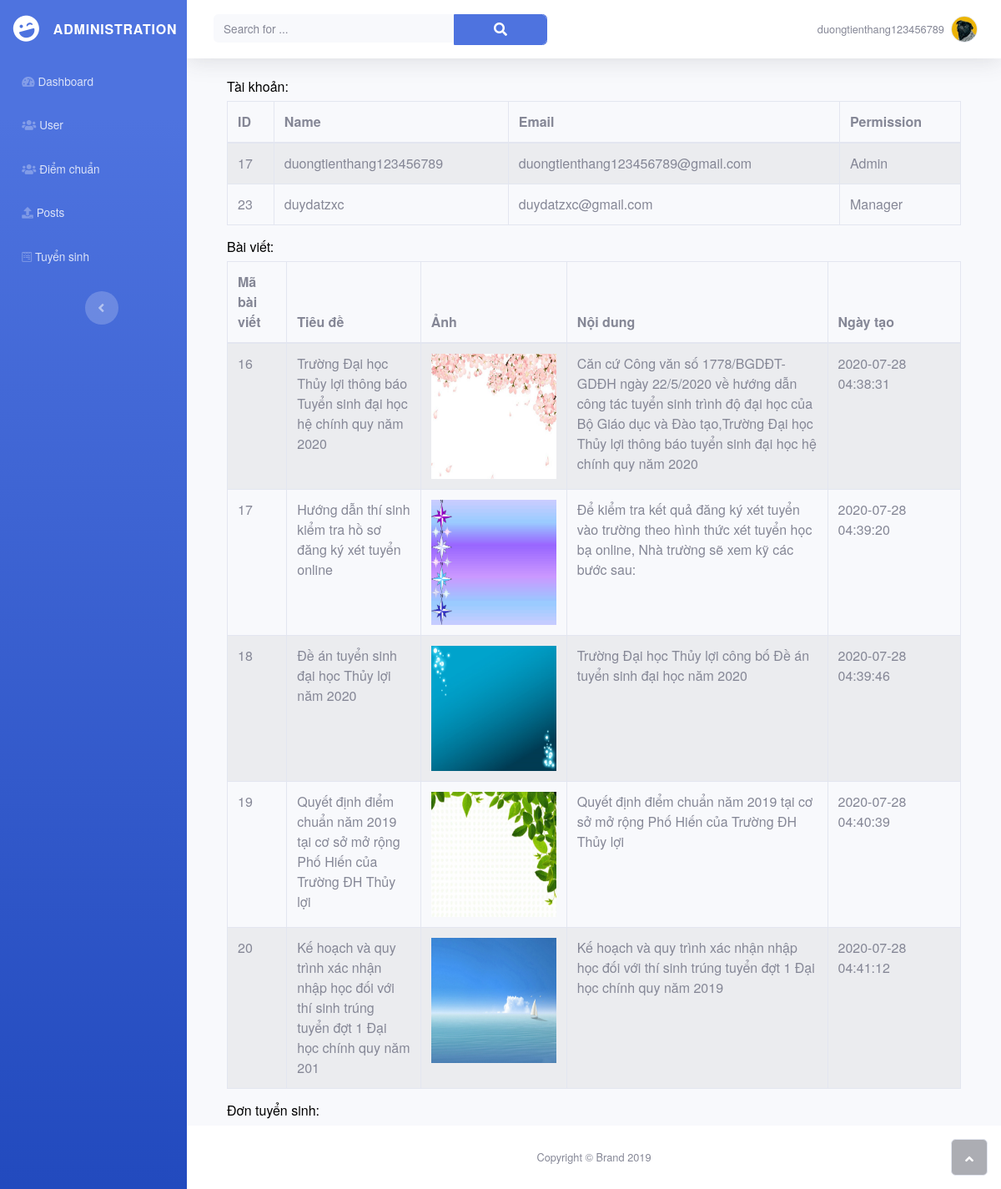
/admin.php?id=17, run on an earlier commit of the app's database.
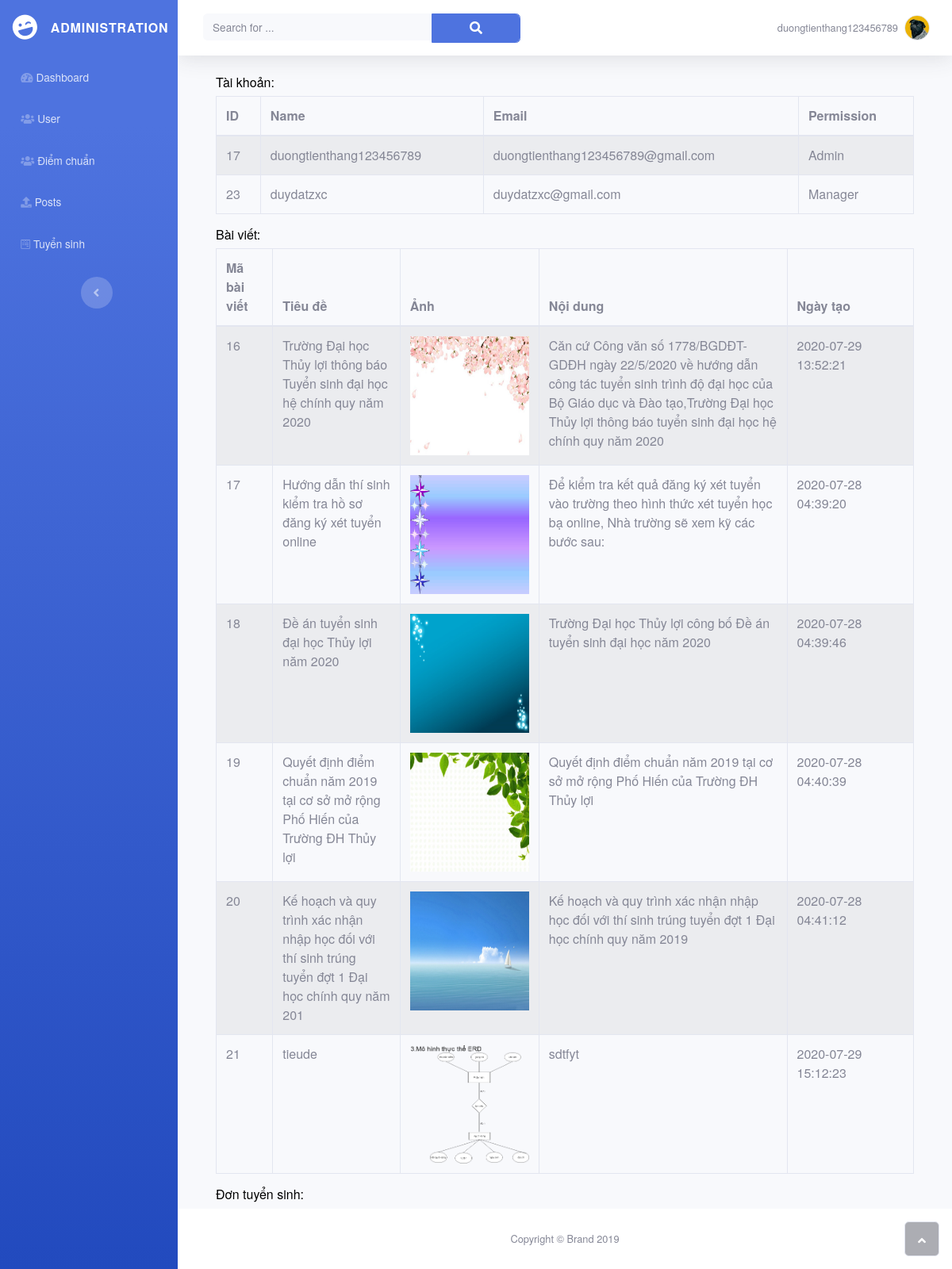
And on a later commit of the database.
### tables this page shows
CREATE TABLE `taikhoan` (
  `matk` int(2) NOT NULL,
  `tentk` varchar(50) NOT NULL,
  `email` varchar(50) NOT NULL,
  `matkhau` varchar(200) NOT NULL,
  `maquyen` tinyint(4) NOT NULL,
  `trangthai` tinyint(1) NOT NULL,
  `maxacnhan` varchar(100) NOT NULL
);

CREATE TABLE `baiviet` (
  `mabv` int(5) UNSIGNED NOT NULL,
  `chude` varchar(100) NOT NULL,
  `tieude` varchar(100) NOT NULL,
  `anh` varchar(200) DEFAULT NULL,
  `noidung` varchar(2000) DEFAULT NULL,
  `ngaytao` datetime NOT NULL,
  `matk` int(2) NOT NULL
);

### admin.php (the view, shortened to what this page needs)
<?php
include("head.php");
$matk=$_GET['id'];
require('connect.php');
$sql = "Select * from taikhoan where matk = '$matk'";
$row = mysqli_fetch_assoc(mysqli_query($conn, $sql));
$maquyen = $row['maquyen'];
if($maquyen=="3"){$sqlpost = "Select * from baiviet";}
else {$sqlpost = "Select * from baiviet where matk = '$matk'";}
$resultpost = mysqli_query($conn, $sqlpost);
$sqltk="select * from taikhoan";
mysqli_set_charset($conn, 'UTF8');
$resulttk = mysqli_query($conn, $sqltk);
?>
<body id="page-top">
    <div id="wrapper">
    <?php include("menu.php");?>
        <div class="d-flex flex-column" id="content-wrapper">
            <div id="content">
                <nav class="navbar navbar-light navbar-expand bg-white shadow mb-4 topbar static-top">
                    <div class="container-fluid"><button class="btn btn-link d-md-none rounded-circle mr-3" id="sidebarToggleTop" type="button"><i class="fas fa-bars"></i></button>
                        <form class="form-inline d-none d-sm-inline-block mr-auto ml-md-3 my-2 my-md-0 mw-100 navbar-search">
                            <div class="input-group"><input class="bg-light form-control border-0 small" type="text" placeholder="Search for ...">
                                <div class="input-group-append"><button class="btn btn-primary py-0" type="button"><i class="fas fa-search"></i></button></div>
                            </div>
                        </form>
                        <ul class="nav navbar-nav flex-nowrap ml-auto">
                            <li class="nav-item dropdown no-arrow" role="presentation">
                                <div class="nav-item dropdown no-arrow"><a class="dropdown-toggle nav-link" data-toggle="dropdown" aria-expanded="false">
                                    <span class="d-none d-lg-inline mr-2 text-gray-600 small"><?php echo $row['tentk']?></span>
                                    <img class="border rounded-circle img-profile" src="images/avatar5.jpeg"></a>
                                </div>
                            </li>
                        </ul>
                    </div>
                </nav>
                <div class="container">
                    <div class="container-fluid">
                        <h6 style="color: rgb(0,0,0);">Tài khoản:</h6>
                        <table id="example" class="table table-striped table-bordered" width="100%">
                            <thead>
                                <tr>
                                    <th>ID</th>
                                    <th>Name</th>
                                    <th>Email</th>
                                    <th>Permission</th>
                                </tr>
                            </thead>
                            <tbody>
                            <?php
                                if($maquyen!='1'){
                                if (mysqli_num_rows($resulttk) > 0) {
                                while ($row = mysqli_fetch_assoc($resulttk)) {
                                    if ($row['maquyen']==3) $maquyen1='Admin';
                                    else
                                    {if ($row['maquyen']==2) $maquyen1='Manager';
                                    else $maquyen1='Viewer';
                                    }
                                    echo '<tr><td>'.$row['matk'].'</td>';
                                    echo '<td>'.$row['tentk'].'</td>';
                                    echo '<td>'.$row['email'].'</td>';
                                    echo '<td>'.$maquyen1.'</td></tr>';
                                }
                                }}
                            ?>
                            </tbody>
                        </table>
                        <h6 style="color: rgb(0,0,0);">Bài viết:</h6>
                        <table id="example" class="table table-striped table-bordered" width="100%">
                            <thead>
                                <tr>
                                    <th width="80px">Mã bài viết</th>
                                    <th width="200px">Tiêu đề</th>
                                    <th width="150px">Ảnh</th>
                                    <th width="400px">Nội dung</th>
                                    <th width="193px">Ngày tạo</th>
                                </tr>
                            </thead>
                            <tbody>
                            <?php
                                if (mysqli_num_rows($resultpost) > 0) {
                                while ($rowpost = mysqli_fetch_assoc($resultpost)) {
                                    echo '<td>'.$rowpost['mabv'].'</td>';
                                    echo '<td>'.$rowpost['tieude'].'</td>';
                                    echo '<td><img src="'.$rowpost['anh'].'" width="150px" height="150px"></td>';
                                    echo '<td>'.$rowpost['noidung'].'</td>';
                                    echo '<td>'.$rowpost['ngaytao'].'</td></tr>';
                                }
                                }
                            ?>
                            </tbody>
                        </table>
                        <h6 style="color: rgb(0,0,0);">Đơn tuyển sinh:</h6>
                    </div>
                </div>
            </div>
            <footer class="bg-white sticky-footer">
                <div class="container my-auto">
                    <div class="text-center my-auto copyright"><span>Copyright © Brand 2019</span></div>
                </div>
            </footer>
        </div>
        <a class="border rounded d-inline scroll-to-top" href="#page-top"><i class="fas fa-angle-up"></i></a>
    </div>
</body>
<?php
include("foot.php");
?>

### head.php (shortened to what this page needs)
<!doctype html>
<html lang="en">
  <head>
    <link rel="stylesheet" href="https://cdn.datatables.net/1.10.15/css/dataTables.bootstrap.min.css">
    <link rel="stylesheet" href="css/bootstrap.min.css" >
    <link rel="stylesheet" href="https://cdnjs.cloudflare.com/ajax/libs/font-awesome/4.7.0/css/font-awesome.min.css">
    <link rel="stylesheet" href="css/all.css">
    <link rel="stylesheet" href="login.css">
  </head>
  <body>

### menu.php (shortened to what this page needs)
<nav class="navbar navbar-dark align-items-start sidebar sidebar-dark accordion bg-gradient-primary p-0">
            <div class="container-fluid d-flex flex-column p-0">
                <a class="navbar-brand d-flex justify-content-center align-items-center sidebar-brand m-0" href="#">
                    <div class="sidebar-brand-icon rotate-n-15"><i class="fas fa-laugh-wink"></i></div>
                    <div class="sidebar-brand-text mx-3"><span><strong>administration</strong></span></div>
                </a>
                <ul class="nav navbar-nav text-light" id="accordionSidebar">
                    <li class="nav-item" role="presentation"><a class="nav-link" href="admin.php?id=<?php echo $matk?>"><i class="fas fa-tachometer-alt"></i><span>Dashboard</span></a></li>
                    <?php if($maquyen == "3") {
                    echo '<li class="nav-item" role="presentation"><a class="nav-link" href="User.php?id='.$matk.'"><i class="fas fa-users"></i><span>User</span></a></li>';
                    echo '<li class="nav-item" role="presentation"><a class="nav-link" href="qldiemchuan.php?id='.$matk.'"><i class="fas fa-users"></i><span>Điểm chuẩn</span></a></li>'; }?>
                    <li class="nav-item" role="presentation"><a class="nav-link" href="Post.php?id=<?php echo $matk?>"><i class="fas fa-upload"></i><span>Posts</span></a></li>
                    <li class="nav-item" role="presentation"><a class="nav-link" href="TuyenSinh.php?id=<?php echo $matk?>"><i class="fab fa-wpforms"></i><span>Tuyển sinh</span></a></li>
                </ul>
                <div class="text-center d-none d-md-inline"><button class="btn rounded-circle border-0" id="sidebarToggle" type="button"></button></div>
            </div>
        </nav>

### foot.php (shortened to what this page needs)
  </body>
</html>

### css/all.css (style rules this page uses)
.fa, .fas, .far, .fal, .fad, .fab { -moz-osx-font-smoothing: grayscale; -webkit-font-smoothing: antialiased; display: inline-block; font-style: normal; font-variant: normal; text-rendering: auto; line-height: 1; }
.fa-angle-up:before { content: "\f106"; }
.fa-laugh-wink:before { content: "\f59c"; }
.fa-search:before { content: "\f002"; }
.fa-tachometer-alt:before { content: "\f3fd"; }
.fa-upload:before { content: "\f093"; }
.fa-users:before { content: "\f0c0"; }
.fa-wpforms:before { content: "\f298"; }
.fab { font-family: 'Font Awesome 5 Brands'; }
.fa, .fas { font-family: 'Font Awesome 5 Free'; font-weight: 900; }

### login.css (style rules this page uses)
body { font-family: "HelveticaNeue", "Arial", sans-serif; }
a { color: #55b1df; text-decoration: none; }
input { transition: all 0.2s ease; }
button { width: 112px; height: 37px; -moz-border-radius: 19px; -webkit-border-radius: 19px; border-radius: 19px; -moz-background-clip: padding; -webkit-background-clip: padding-box; background-clip: padding-box; background-color: #55b1df; border: 1px solid #55b1df; border: none; color: #fff; font-weight: bold; }

What changed in the data, as far as the page shows it:
changed baiviet "Trường Đại học Thủy lợi thông báo Tuyển sinh đại học hệ chính quy năm 2020": ngaytao "2020-07-28 04:38:31" → "2020-07-29 13:52:21"
added baiviet: mabv "21", tieude "tieude", anh (picture), noidung "sdtfyt", ngaytao "2020-07-29 15:12:23"
